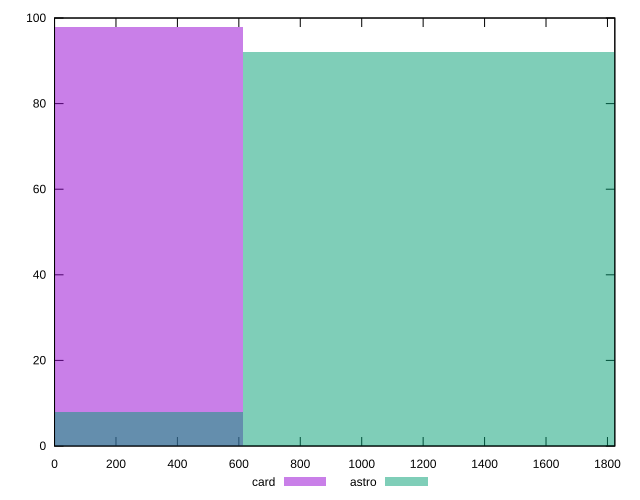

gnuplot code for this plot:
reset

$card <<EOF
0 98
EOF

$astro <<EOF
1227.6321668757814 92
0 8
EOF

set key outside below
set boxwidth 1227.6321668757814
set xrange [0:1824]
set yrange [0:100]
set trange [0:100]
set style fill transparent solid 0.5 noborder
set terminal svg size 640, 500 enhanced background rgb 'white'
set output "report/report_00029_2021-02-24T13-36-40.390Z/render-blocking-resources/comparison/histogram/2_vs_3.svg"

plot $card title "card" with boxes, \
     $astro title "astro" with boxes

reset
